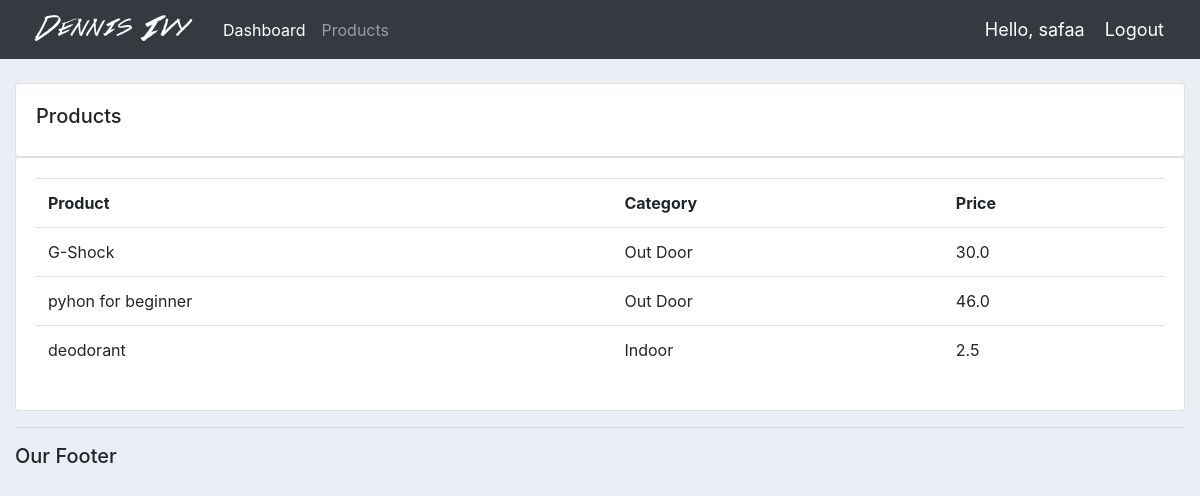
The page /products/ (signed in) on the database its author committed.
### accounts/models.py (models this page shows, shortened)
class Product(models.Model):
    CATEGORY = (
        ('Indoor', 'Indoor'),
        ('Out Door', 'Out Door'),
    )
    name = models.CharField(max_length=200, null=True)
    price = models.FloatField(null=True)
    category = models.CharField(max_length=200, null=True, choices=CATEGORY)
    description = models.CharField(max_length=200, null=True, blank=True)
    date_created = models.DateTimeField(auto_now_add=True, null=True)
    tags = models.ManyToManyField(Tag)

### accounts/decorators.py (the view)
        def wrapper_func(request, *args, **kwargs):
            group = None
            if request.user.groups.exists():
                group = request.user.groups.all()[0].name
            if group in allowed_roles:
                return view_func(request, *args, **kwargs)
            else:
                return HttpResponse('You are not authorized to view this page')

### accounts/views.py (called while the page is built)
@login_required(login_url='login')
@allowed_users(allowed_roles=['admin'])
def products(request):
    products = Product.objects.all()
    return render(request, 'accounts/products.html', {'products': products})

### accounts/templates/accounts/products.html
{% extends 'accounts/main.html' %}
{% block content %}
        <br>
		<div class="row">
			<div class="col-md">
				<div class="card card-body">
					<h5>Products</h5>
				</div>
				<div class="card card-body">
					<table class="table">
						<tr>
							<th>Product</th>
							<th>Category</th>
							<th>Price</th>
						</tr>
						{% for i in products %}
						 <tr>
							<td>
								{{i.name}}
							</td>
							 <td>
								{{i.category}}
							</td>
							 <td>
								{{i.price}}
							</td>
						 </tr>
						{% endfor %}
					</table>
				</div>
			</div>
		</div>
{% endblock %}

### accounts/templates/accounts/navbar.html (shortened to what this page needs)
{% load static %}
<nav class="navbar navbar-expand-lg navbar-dark bg-dark">
 <img src="{% static 'images/logo.png' %}">
  <div class="collapse navbar-collapse" id="navbarNav">
    <ul class="navbar-nav">
      {% if request.user.is_staff %}
      <li class="nav-item active">
        <a class="nav-link" href="{% url 'home' %}">Dashboard</a>
      </li>
      <li class="nav-item">
        <a class="nav-link" href="{% url 'products' %}">Products</a>
      </li>
      {% else %}
       <li class="nav-item">
        <a class="nav-link" href="{% url 'account' %}">Settings</a>
      </li>
      {% endif %}
    </ul>
  </div>
  <span class="hello-msg">Hello, {{request.user}}</span>
  <span ><a  class="hello-msg" href="{% url 'logout' %}">Logout</a></span>
</nav>

### static/css/main.css (style rules this page uses)
body { background-color: #ebeff5; }

### accounts/templates/accounts/navbar.html (style rules this page uses)
.hello-msg { font-size: 18px; color: #fff; margin-right: 20px; }

### rows shown on the page
Product: name "G-Shock", category "Out Door", price "30.0"
Product: name "pyhon for beginner", category "Out Door", price "46.0"
Product: name "deodorant", category "Indoor", price "2.5"

### other values the page prints
{{ request.user }} "safaa"
